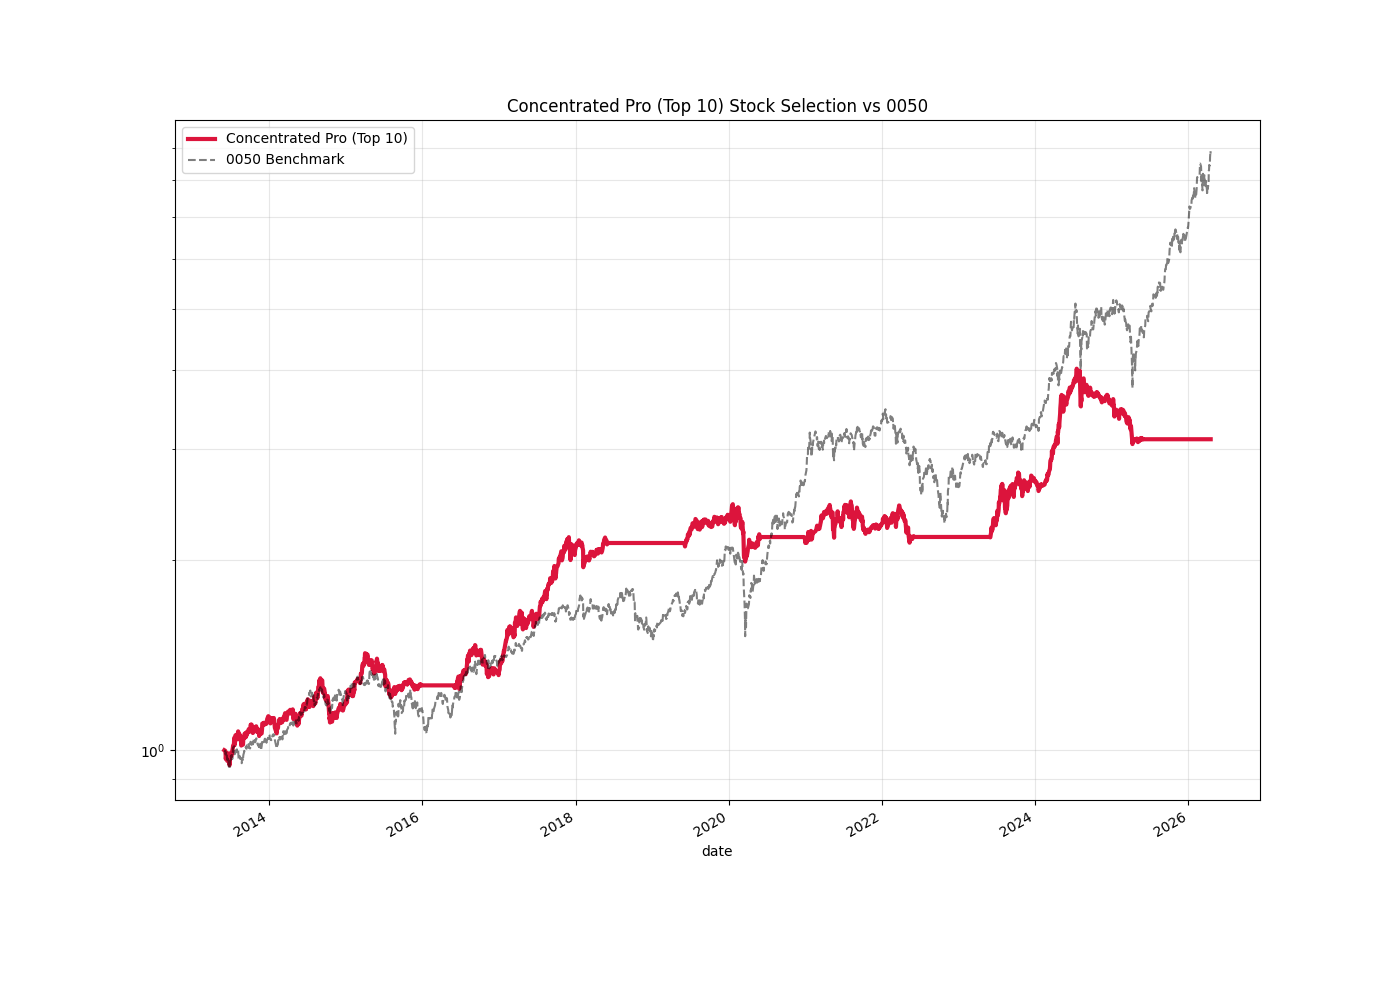

Write Python code to recreate this figure.
import pandas as pd
import matplotlib.pyplot as plt
from finlab import data
from finlab.backtest import sim
import ssl

try:
    ssl._create_default_https_context = ssl._create_unverified_context
except:
    pass

def generate_return_report(report, name="Strategy"):
    """
    Generates a summarized return report in the format requested by the user.
    """
    ar = report.metrics.annual_return() * 100
    sr = report.metrics.sharpe_ratio()
    md = report.metrics.max_drawdown() * 100
    
    print(f"\n[{name}]")
    print(f"年化報酬率:{ar:7.2f}%  夏普比率:{sr:7.2f}  最大回檔:{md:7.2f}%")
    return {"ar": ar, "sr": sr, "md": md}

def analyze_concentrated_pro_strategy():
    print("Fetching data for Concentrated Pro Strategy (Top 10)...")
    # Basic Data
    close = data.get('price:收盤價')
    vol = data.get('price:成交股數')
    market_value = data.get('etl:market_value')
    adj_close = data.get('etl:adj_close')
    
    # Factors
    yield_ratio = data.get('price_earning_ratio:殖利率(%)')
    rev_yoy = data.get('monthly_revenue:去年同月增減(%)')
    rev = data.get('monthly_revenue:當月營收')
    roe = data.get('fundamental_features:ROE稅後')
    inst_buy = data.get('institutional_investors_trading_summary:投信買賣超股數')
    
    # Advanced Filters
    # 1. Revenue Milestone: Revenue at 24-month high
    rev_high_24 = (rev == rev.rolling(24).max())
    
    # 2. Institutional Flow (Net buy over 20 days)
    inst_flow = inst_buy.rolling(20).sum()
    
    TOP_K = 10 
    SMA_PERIOD_MARKET = 200 # Faster market filter (Less restrictive)
    
    # Universe & Liquidity (Expand universe for more Alpha in 10 stocks)
    universe = market_value.is_largest(500)
    quality_cond = (roe > 0) & (rev.average(3) > rev.average(12))
    liquidity_cond = (vol.average(20) > 200000)
    
    # Market Trend (Hedge Trigger)
    p0050 = adj_close['0050']
    market_is_up = (p0050 > p0050.rolling(SMA_PERIOD_MARKET).mean())
    
    # Final Mask: High Quality & Large Cap
    conds = universe & quality_cond & liquidity_cond
    
    # Multi-Factor Score (Added Revenue High as a score component)
    def z_score(df):
        return (df - df.mean(axis=1, skipna=True)) / df.std(axis=1, skipna=True)
    
    mom = close.rise(60)
    rev_accel = rev_yoy - rev_yoy.rolling(3).mean().shift(1)
    
    score = (
        z_score(yield_ratio).fillna(0) * 0.20 + 
        z_score(mom).fillna(0) * 0.20 + 
        z_score(rev_accel).fillna(0) * 0.20 +
        z_score(inst_flow).fillna(0) * 0.20 +
        z_score(rev_high_24.astype(int)).fillna(0) * 0.20
    )
    
    # Selection: Top 10 High-Conviction Stocks
    position = score[conds].is_largest(TOP_K)
    
    # Rebalancing
    dates = []
    p_index = position.index
    y_start, y_end = p_index[0].year, p_index[-1].year
    for y in range(y_start, y_end + 1):
        dates.append(pd.to_datetime(f"{y}-05-31"))
        dates.append(pd.to_datetime(f"{y}-12-27"))
        
    def align_to_trading_day(target_dates, trading_days):
        aligned = []
        for d in target_dates:
            valid_days = trading_days[trading_days <= d]
            if len(valid_days) > 0: aligned.append(valid_days[-1])
        return pd.DatetimeIndex(aligned).unique().sort_values()

    resample_dates = align_to_trading_day(dates, close.index)
    resample_dates = resample_dates[(resample_dates >= p_index[0]) & (resample_dates <= p_index[-1])]
    
    print(f"Running Concentrated Pro Backtest (Top {TOP_K})...")
    pos_res = position.reindex(resample_dates, method='ffill').dropna(how='all')
    
    # Refine positions with Market Filter (SMA 200 on 0050)
    final_pos = pos_res.copy()
    for d in resample_dates:
        if d in market_is_up.index and not market_is_up.loc[d]:
            final_pos.loc[d] = 0 # Sell to cash if market is bad
            
    report = sim(final_pos, resample=resample_dates, upload=False, stop_loss=0.12)
    
    # Benchmark
    p0050_aligned = p0050.loc[report.creturn.index[0]:]
    report_bh = sim(pd.DataFrame({'0050': [True]*len(p0050_aligned)}, index=p0050_aligned.index), resample="M", upload=False)
    
    # Report
    print("\n--- CONCENTRATED PRO PERFORMANCE (Top 10) ---")
    generate_return_report(report, "Concentrated Pro (Top 10)")
    generate_return_report(report_bh, "0050 Benchmark")
    
    # Plot
    plt.figure(figsize=(14, 10))
    (report.creturn / report.creturn.iloc[0]).plot(label='Concentrated Pro (Top 10)', color='crimson', linewidth=3)
    (report_bh.creturn / report_bh.creturn.iloc[0]).plot(label='0050 Benchmark', color='black', alpha=0.5, linestyle='--')
    plt.title('Concentrated Pro (Top 10) Stock Selection vs 0050')
    plt.yscale('log')
    plt.legend()
    plt.grid(True, which="both", alpha=0.3)
    plt.savefig('concentrated_pro_strategy.png')
    print("\nVisual saved to concentrated_pro_strategy.png")

if __name__ == "__main__":
    analyze_concentrated_pro_strategy()
